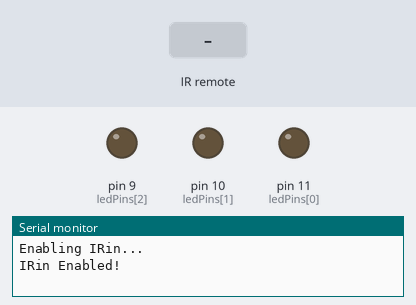
The sketch below on a simulated Arduino Uno, built with avr-gcc and run on an emulated ATmega328P. Shown: output pins drawn as LEDs (lit = HIGH), the last lines printed to the serial monitor. The test bench sets the inputs (shaded band).

Above: at 1.2 s.
1.3 s: infrared code 0x8F7 received
At 1.7 s:
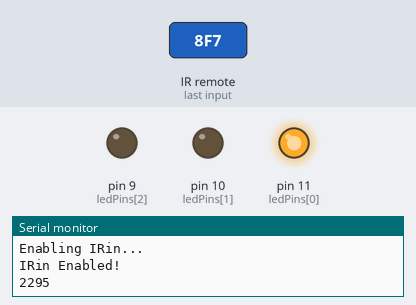
2.8 s: infrared code 0x8877 received
At 4.0 s:
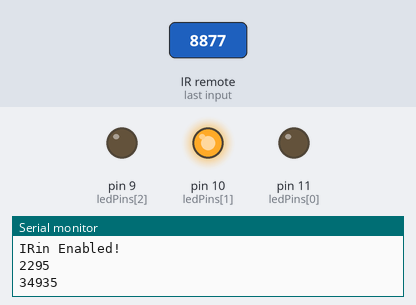
4.3 s: infrared code 0x48B7 received
At 5.2 s:
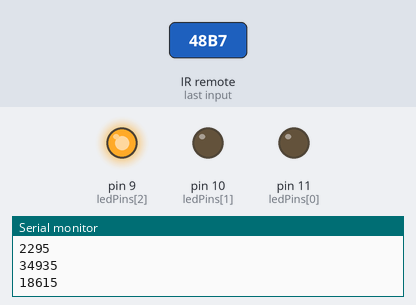
Timing chart, 0 to 7.3 s (numbered marks = the images above; inputs shaded):
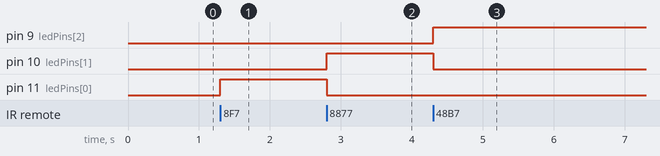

The sketch:

RemoteRGBExample.ino
```cpp
#include <IRremote.h>

//Define Pins
int ledPins[] = {11,10,9};
int IR_PIN = 3;

//IR Library stuff
IRrecv irrecv(IR_PIN);
decode_results results;


// state data
int state_rgb[3] = {0,0,0};


void setPins(int* pins, int n, int value) {
  for(int i=0;i<n;i++) pinMode(pins[i], value);
}

void setup()
{
  setPins(ledPins, 3, OUTPUT);   //Set Led Pins

  //Enable serial usage and IR signal in
  Serial.begin(9600);
  Serial.println("Enabling IRin...");
  irrecv.enableIRIn();
  Serial.println("IRin Enabled!");
}


void setRGB(int r, int g, int b) {
  state_rgb[0] = r;
  state_rgb[1] = g;
  state_rgb[2] = b;
}

void writeRGB() {
  digitalWrite(ledPins[0], state_rgb[0]);
  digitalWrite(ledPins[1], state_rgb[1]);
  digitalWrite(ledPins[2], state_rgb[2]);
}


void receive_IR() {
 if (irrecv.decode(&results)) {//irrecv.decode(&results) returns true if anything is recieved, and stores info in varible results
    unsigned int value = results.value; //Get the value of results as an unsigned int, so we can use switch case
    Serial.println(value);
    switch (value) {
      case 2295: setRGB(255,0,0); break;
      case 34935: setRGB(0,255,0); break;
      case 18615: setRGB(0,0,255); break;
      case 10455: break;
    }
    writeRGB();
    irrecv.resume(); // Receive the next value
  }
}


void loop() {
  receive_IR();
}
```

Measured:
- after the input at 1.3 s, pin 11 (ledPins[0]): LOW → HIGH at once
- after the input at 2.8 s, pin 10 (ledPins[1]): LOW → HIGH at once; pin 11 (ledPins[0]): HIGH → LOW at once
- after the input at 4.3 s, pin 9 (ledPins[2]): LOW → HIGH at once; pin 10 (ledPins[1]): HIGH → LOW at once
